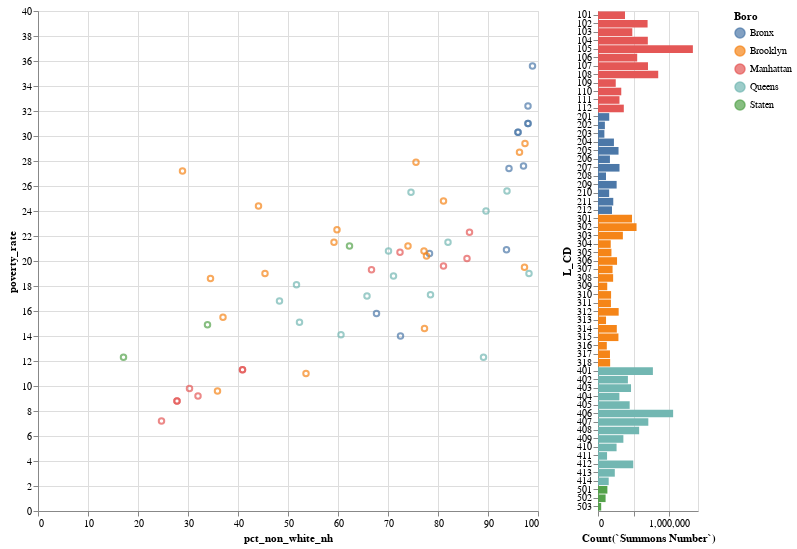

Source (notebook cell):
### Code cell
a|bar

### Figure 1 — Vega-Lite specification as saved in the notebook (floating-point values rounded to 4 significant figures)
{"config": {"view": {"continuousWidth": 400, "continuousHeight": 300}}, "hconcat": [{"mark": "point", "encoding": {"color": {"type": "nominal", "field": "Boro"}, "tooltip": {"type": "nominal", "field": "L_CD"}, "x": {"type": "quantitative", "field": "pct_non_white_nh"}, "y": {"type": "quantitative", "field": "poverty_rate"}}, "height": 500, "width": 500}, {"mark": "bar", "encoding": {"color": {"type": "nominal", "field": "Boro"}, "x": {"type": "quantitative", "field": "Count(`Summons Number`)"}, "y": {"type": "nominal", "field": "L_CD"}}, "height": 500, "width": 100}], "data": {"name": "data-3fdf91891c19bbc2996fab5191e0d917"}, "$schema": "https://vega.github.io/schema/vega-lite/v4.8.1.json", "datasets": {"data-3fdf91891c19bbc2996fab5191e0d917": [{"Count(`Summons Number`)": 377901, "L_CD": "101", "cd_short_title": "Manhattan CD 1", "poverty_rate": 8.8, "unemployment": 2.8, "pct_non_white_nh": 27.8, "pct_foreign_born": 23.3, "Boro": "Manhattan"}, {"Count(`Summons Number`)": 694262, "L_CD": "102", "cd_short_title": "Manhattan CD 2", "poverty_rate": 8.8, "unemployment": 2.8, "pct_non_white_nh": 27.8, "pct_foreign_born": 23.3, "Boro": "Manhattan"}, {"Count(`Summons Number`)": 480288, "L_CD": "103", "cd_short_title": "Manhattan CD 3", "poverty_rate": 19.3, "unemployment": 3.6, "pct_non_white_nh": 66.7, "pct_foreign_born": 34.5, "Boro": "Manhattan"}, {"Count(`Summons Number`)": 697508, "L_CD": "104", "cd_short_title": "Manhattan CD 4", "poverty_rate": 11.3, "unemployment": 3.5, "pct_non_white_nh": 40.9, "pct_foreign_born": 30.8, "Boro": "Manhattan"}, {"Count(`Summons Number`)": 1328251, "L_CD": "105", "cd_short_title": "Manhattan CD 5", "poverty_rate": 11.3, "unemployment": 3.5, "pct_non_white_nh": 40.9, "pct_foreign_born": 30.8, "Boro": "Manhattan"}, {"Count(`Summons Number`)": 548687, "L_CD": "106", "cd_short_title": "Manhattan CD 6", "poverty_rate": 9.8, "unemployment": 2.5, "pct_non_white_nh": 30.3, "pct_foreign_born": 23.2, "Boro": "Manhattan"}, {"Count(`Summons Number`)": 699726, "L_CD": "107", "cd_short_title": "Manhattan CD 7", "poverty_rate": 9.2, "unemployment": 3.3, "pct_non_white_nh": 32.0, "pct_foreign_born": 22.1, "Boro": "Manhattan"}, {"Count(`Summons Number`)": 843079, "L_CD": "108", "cd_short_title": "Manhattan CD 8", "poverty_rate": 7.2, "unemployment": 2.0, "pct_non_white_nh": 24.7, "pct_foreign_born": 23.6, "Boro": "Manhattan"}, {"Count(`Summons Number`)": 248383, "L_CD": "109", "cd_short_title": "Manhattan CD 9", "poverty_rate": 20.7, "unemployment": 3.8, "pct_non_white_nh": 72.4, "pct_foreign_born": 34.6, "Boro": "Manhattan"}, {"Count(`Summons Number`)": 325736, "L_CD": "110", "cd_short_title": "Manhattan CD 10", "poverty_rate": 20.2, "unemployment": 6.2, "pct_non_white_nh": 85.8, "pct_foreign_born": 23.4, "Boro": "Manhattan"}, {"Count(`Summons Number`)": 300862, "L_CD": "111", "cd_short_title": "Manhattan CD 11", "poverty_rate": 22.3, "unemployment": 5.3, "pct_non_white_nh": 86.3, "pct_foreign_born": 23.5, "Boro": "Manhattan"}, {"Count(`Summons Number`)": 361348, "L_CD": "112", "cd_short_title": "Manhattan CD 12", "poverty_rate": 19.6, "unemployment": 6.1, "pct_non_white_nh": 81.1, "pct_foreign_born": 46.4, "Boro": "Manhattan"}, {"Count(`Summons Number`)": 157372, "L_CD": "201", "cd_short_title": "Bronx CD 1", "poverty_rate": 31.0, "unemployment": 6.1, "pct_non_white_nh": 98.0, "pct_foreign_born": 30.2, "Boro": "Bronx"}, {"Count(`Summons Number`)": 96408, "L_CD": "202", "cd_short_title": "Bronx CD 2", "poverty_rate": 31.0, "unemployment": 6.1, "pct_non_white_nh": 98.0, "pct_foreign_born": 30.2, "Boro": "Bronx"}, {"Count(`Summons Number`)": 89375, "L_CD": "203", "cd_short_title": "Bronx CD 3", "poverty_rate": 30.3, "unemployment": 7.8, "pct_non_white_nh": 96.0, "pct_foreign_born": 31.4, "Boro": "Bronx"}, {"Count(`Summons Number`)": 223065, "L_CD": "204", "cd_short_title": "Bronx CD 4", "poverty_rate": 32.4, "unemployment": 6.3, "pct_non_white_nh": 98.0, "pct_foreign_born": 42.9, "Boro": "Bronx"}, {"Count(`Summons Number`)": 287451, "L_CD": "205", "cd_short_title": "Bronx CD 5", "poverty_rate": 35.6, "unemployment": 7.3, "pct_non_white_nh": 98.9, "pct_foreign_born": 42.8, "Boro": "Bronx"}, {"Count(`Summons Number`)": 167062, "L_CD": "206", "cd_short_title": "Bronx CD 6", "poverty_rate": 30.3, "unemployment": 7.8, "pct_non_white_nh": 96.0, "pct_foreign_born": 31.4, "Boro": "Bronx"}, {"Count(`Summons Number`)": 301101, "L_CD": "207", "cd_short_title": "Bronx CD 7", "poverty_rate": 27.4, "unemployment": 7.5, "pct_non_white_nh": 94.2, "pct_foreign_born": 44.5, "Boro": "Bronx"}, {"Count(`Summons Number`)": 111982, "L_CD": "208", "cd_short_title": "Bronx CD 8", "poverty_rate": 15.8, "unemployment": 5.0, "pct_non_white_nh": 67.7, "pct_foreign_born": 34.2, "Boro": "Bronx"}, {"Count(`Summons Number`)": 260985, "L_CD": "209", "cd_short_title": "Bronx CD 9", "poverty_rate": 27.6, "unemployment": 6.0, "pct_non_white_nh": 97.1, "pct_foreign_born": 33.1, "Boro": "Bronx"}, {"Count(`Summons Number`)": 156334, "L_CD": "210", "cd_short_title": "Bronx CD 10", "poverty_rate": 14.0, "unemployment": 4.4, "pct_non_white_nh": 72.5, "pct_foreign_born": 21.3, "Boro": "Bronx"}, {"Count(`Summons Number`)": 213796, "L_CD": "211", "cd_short_title": "Bronx CD 11", "poverty_rate": 20.6, "unemployment": 6.0, "pct_non_white_nh": 78.3, "pct_foreign_born": 33.6, "Boro": "Bronx"}, {"Count(`Summons Number`)": 195622, "L_CD": "212", "cd_short_title": "Bronx CD 12", "poverty_rate": 20.9, "unemployment": 6.3, "pct_non_white_nh": 93.7, "pct_foreign_born": 40.4, "Boro": "Bronx"}, {"Count(`Summons Number`)": 476211, "L_CD": "301", "cd_short_title": "Brooklyn CD 1", "poverty_rate": 15.5, "unemployment": 3.7, "pct_non_white_nh": 37.0, "pct_foreign_born": 22.9, "Boro": "Brooklyn"}, {"Count(`Summons Number`)": 539700, "L_CD": "302", "cd_short_title": "Brooklyn CD 2", "poverty_rate": 11.0, "unemployment": 4.6, "pct_non_white_nh": 53.6, "pct_foreign_born": 19.4, "Boro": "Brooklyn"}, {"Count(`Summons Number`)": 348201, "L_CD": "303", "cd_short_title": "Brooklyn CD 3", "poverty_rate": 21.2, "unemployment": 5.7, "pct_non_white_nh": 74.0, "pct_foreign_born": 19.8, "Boro": "Brooklyn"}, {"Count(`Summons Number`)": 178482, "L_CD": "304", "cd_short_title": "Brooklyn CD 4", "poverty_rate": 24.8, "unemployment": 5.6, "pct_non_white_nh": 81.1, "pct_foreign_born": 30.8, "Boro": "Brooklyn"}, {"Count(`Summons Number`)": 188207, "L_CD": "305", "cd_short_title": "Brooklyn CD 5", "poverty_rate": 28.7, "unemployment": 4.4, "pct_non_white_nh": 96.3, "pct_foreign_born": 35.5, "Boro": "Brooklyn"}, {"Count(`Summons Number`)": 266667, "L_CD": "306", "cd_short_title": "Brooklyn CD 6", "poverty_rate": 9.6, "unemployment": 4.0, "pct_non_white_nh": 35.9, "pct_foreign_born": 16.7, "Boro": "Brooklyn"}, {"Count(`Summons Number`)": 203975, "L_CD": "307", "cd_short_title": "Brooklyn CD 7", "poverty_rate": 27.9, "unemployment": 3.8, "pct_non_white_nh": 75.6, "pct_foreign_born": 46.2, "Boro": "Brooklyn"}, {"Count(`Summons Number`)": 211902, "L_CD": "308", "cd_short_title": "Brooklyn CD 8", "poverty_rate": 20.4, "unemployment": 4.6, "pct_non_white_nh": 77.7, "pct_foreign_born": 28.6, "Boro": "Brooklyn"}, {"Count(`Summons Number`)": 129388, "L_CD": "309", "cd_short_title": "Brooklyn CD 9", "poverty_rate": 20.8, "unemployment": 5.4, "pct_non_white_nh": 77.2, "pct_foreign_born": 40.2, "Boro": "Brooklyn"}, {"Count(`Summons Number`)": 183144, "L_CD": "310", "cd_short_title": "Brooklyn CD 10", "poverty_rate": 19.0, "unemployment": 3.8, "pct_non_white_nh": 45.4, "pct_foreign_born": 39.1, "Boro": "Brooklyn"}, {"Count(`Summons Number`)": 181018, "L_CD": "311", "cd_short_title": "Brooklyn CD 11", "poverty_rate": 22.5, "unemployment": 4.1, "pct_non_white_nh": 59.8, "pct_foreign_born": 55.7, "Boro": "Brooklyn"}, {"Count(`Summons Number`)": 289375, "L_CD": "312", "cd_short_title": "Brooklyn CD 12", "poverty_rate": 27.2, "unemployment": 3.2, "pct_non_white_nh": 28.9, "pct_foreign_born": 28.7, "Boro": "Brooklyn"}, {"Count(`Summons Number`)": 112599, "L_CD": "313", "cd_short_title": "Brooklyn CD 13", "poverty_rate": 24.4, "unemployment": 4.5, "pct_non_white_nh": 44.1, "pct_foreign_born": 52.3, "Boro": "Brooklyn"}, {"Count(`Summons Number`)": 263401, "L_CD": "314", "cd_short_title": "Brooklyn CD 14", "poverty_rate": 21.5, "unemployment": 4.4, "pct_non_white_nh": 59.2, "pct_foreign_born": 41.6, "Boro": "Brooklyn"}, {"Count(`Summons Number`)": 286120, "L_CD": "315", "cd_short_title": "Brooklyn CD 15", "poverty_rate": 18.6, "unemployment": 3.7, "pct_non_white_nh": 34.5, "pct_foreign_born": 49.4, "Boro": "Brooklyn"}, {"Count(`Summons Number`)": 123349, "L_CD": "316", "cd_short_title": "Brooklyn CD 16", "poverty_rate": 29.4, "unemployment": 7.0, "pct_non_white_nh": 97.4, "pct_foreign_born": 30.3, "Boro": "Brooklyn"}, {"Count(`Summons Number`)": 167606, "L_CD": "317", "cd_short_title": "Brooklyn CD 17", "poverty_rate": 19.5, "unemployment": 4.3, "pct_non_white_nh": 97.3, "pct_foreign_born": 52.2, "Boro": "Brooklyn"}, {"Count(`Summons Number`)": 170127, "L_CD": "318", "cd_short_title": "Brooklyn CD 18", "poverty_rate": 14.6, "unemployment": 4.1, "pct_non_white_nh": 77.3, "pct_foreign_born": 40.5, "Boro": "Brooklyn"}, {"Count(`Summons Number`)": 768486, "L_CD": "401", "cd_short_title": "Queens CD 1", "poverty_rate": 18.1, "unemployment": 4.5, "pct_non_white_nh": 51.7, "pct_foreign_born": 39.7, "Boro": "Queens"}, {"Count(`Summons Number`)": 418617, "L_CD": "402", "cd_short_title": "Queens CD 2", "poverty_rate": 18.8, "unemployment": 2.9, "pct_non_white_nh": 71.1, "pct_foreign_born": 53.9, "Boro": "Queens"}, {"Count(`Summons Number`)": 462452, "L_CD": "403", "cd_short_title": "Queens CD 3", "poverty_rate": 24.0, "unemployment": 3.5, "pct_non_white_nh": 89.6, "pct_foreign_born": 59.4, "Boro": "Queens"}, {"Count(`Summons Number`)": 299420, "L_CD": "404", "cd_short_title": "Queens CD 4", "poverty_rate": 25.6, "unemployment": 3.1, "pct_non_white_nh": 93.8, "pct_foreign_born": 62.8, "Boro": "Queens"}, {"Count(`Summons Number`)": 443377, "L_CD": "405", "cd_short_title": "Queens CD 5", "poverty_rate": 16.8, "unemployment": 3.3, "pct_non_white_nh": 48.3, "pct_foreign_born": 39.5, "Boro": "Queens"}, {"Count(`Summons Number`)": 1051838, "L_CD": "406", "cd_short_title": "Queens CD 6", "poverty_rate": 15.1, "unemployment": 2.8, "pct_non_white_nh": 52.3, "pct_foreign_born": 50.0, "Boro": "Queens"}, {"Count(`Summons Number`)": 704448, "L_CD": "407", "cd_short_title": "Queens CD 7", "poverty_rate": 25.5, "unemployment": 2.5, "pct_non_white_nh": 74.6, "pct_foreign_born": 56.9, "Boro": "Queens"}, {"Count(`Summons Number`)": 576229, "L_CD": "408", "cd_short_title": "Queens CD 8", "poverty_rate": 20.8, "unemployment": 5.2, "pct_non_white_nh": 70.1, "pct_foreign_born": 46.4, "Boro": "Queens"}, {"Count(`Summons Number`)": 355237, "L_CD": "409", "cd_short_title": "Queens CD 9", "poverty_rate": 21.5, "unemployment": 4.2, "pct_non_white_nh": 82.0, "pct_foreign_born": 51.1, "Boro": "Queens"}, {"Count(`Summons Number`)": 260020, "L_CD": "410", "cd_short_title": "Queens CD 10", "poverty_rate": 17.3, "unemployment": 4.8, "pct_non_white_nh": 78.5, "pct_foreign_born": 45.0, "Boro": "Queens"}, {"Count(`Summons Number`)": 126773, "L_CD": "411", "cd_short_title": "Queens CD 11", "poverty_rate": 14.1, "unemployment": 2.7, "pct_non_white_nh": 60.6, "pct_foreign_born": 43.6, "Boro": "Queens"}, {"Count(`Summons Number`)": 493610, "L_CD": "412", "cd_short_title": "Queens CD 12", "poverty_rate": 19.0, "unemployment": 5.9, "pct_non_white_nh": 98.2, "pct_foreign_born": 42.4, "Boro": "Queens"}, {"Count(`Summons Number`)": 235178, "L_CD": "413", "cd_short_title": "Queens CD 13", "poverty_rate": 12.3, "unemployment": 4.4, "pct_non_white_nh": 89.1, "pct_foreign_born": 42.2, "Boro": "Queens"}, {"Count(`Summons Number`)": 149790, "L_CD": "414", "cd_short_title": "Queens CD 14", "poverty_rate": 17.2, "unemployment": 5.1, "pct_non_white_nh": 65.8, "pct_foreign_born": 26.7, "Boro": "Queens"}, {"Count(`Summons Number`)": 131479, "L_CD": "501", "cd_short_title": "Staten Island CD 1", "poverty_rate": 21.2, "unemployment": 2.9, "pct_non_white_nh": 62.3, "pct_foreign_born": 25.1, "Boro": "Staten"}, {"Count(`Summons Number`)": 106281, "L_CD": "502", "cd_short_title": "Staten Island CD 2", "poverty_rate": 14.9, "unemployment": 2.8, "pct_non_white_nh": 33.9, "pct_foreign_born": 28.7, "Boro": "Staten"}, {"Count(`Summons Number`)": 44731, "L_CD": "503", "cd_short_title": "Staten Island CD 3", "poverty_rate": 12.3, "unemployment": 2.8, "pct_non_white_nh": 17.1, "pct_foreign_born": 15.9, "Boro": "Staten"}]}}
